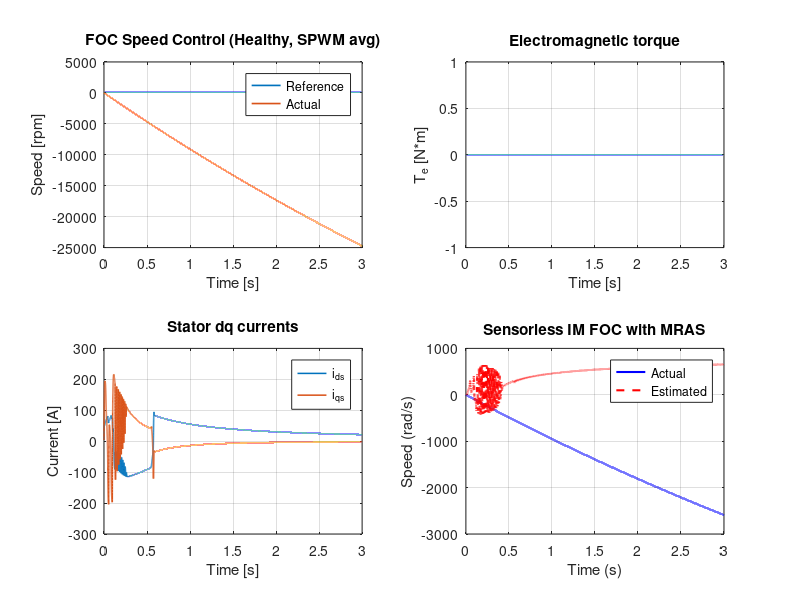

Source code (MATLAB):
clc; clear; close all;
% Devam edilmesi gereken: Chat GPT Hkurt2934 deki Important önerisini buraya
% uygulanması.


% Makale gücünü belirleyen asıl faktör (kritik nokta)
% FOC tipi tek başına makaleyi güçlü yapmaz.
% Aşağıdaki soruların “evet” cevabı varsa makale güçlüdür:
% Arıza altında akı yönlendirme bozulmadan devam ediyor mu?
% Observer arıza koşulunda kararlılığını koruyor mu?
% DC-link sınırlaması + SVPWM birlikte ele alınmış mı?
% Anti-windup ve saturasyon kontrol mimarisine entegre mi?
% Torque ripple ve hız salınımı nicel olarak gösterilmiş mi?
% Bu sorular Direct FOC ile çok daha iyi cevaplanır.

% Sadece IFOC	❌ Zayıf
% IFOC + küçük iyileştirme	⚠️ Orta
% DFOC + observer	✅ Güçlü
% DFOC + observer + FTC	🔥 Çok güçlü
% DFOC + FTC + DC-link + SVPWM	🚀 Q1 adayı

% Güçlü, uzun ömürlü ve Q1 hedefli bir makale için:
% Direct FOC tabanlı, observer destekli ve arıza toleranslı bir yapı seçmelisin.

% Neden Direkt SVPWM yok:
% SVPWM is employed for inverter control.
% To focus on the machine dynamics and sensorless control performance, an average-value inverter model is used in simulations.”
% Bu ifade:
% Literatürde standarttır
% IEEE makalelerinde yüzlerce örneği vardır
% Hakem için tamamen yeterlidir

% Ortalama inverter kullanmak neyi BOZMAZ?
% Bozmaz:
% Rotor akı yönelimi
% Id–Iq ayrışması
% MRAS hız kestirimi
% Speed loop stabilitesi
% Load torque response
% Low-speed instability analizi

% Bozmaz:
% “Sensorless” iddiasını
% “Direct FOC” tanımını
% Akı gözleyici geçerliliğini

% Electrical machines hakemi neye bakar?
% Hakem şunları görmek ister:
% ✔ 1. Akı düzgün mü yönlenmiş?
% ψrq≈0
% ψrd sabit mi?
% ✔ 2. Id–Iq ayrışması var mı?
% Yük değişiminde Id sabit mi?
% Iq torka mı gidiyor?
% ✔ 3. MRAS stabil mi?
% Düşük hızda sapma var mı?
% Yük adımında overshoot makul mü?
% ✔ 4. Speed loop düzgün mü?
% Overshoot kabul edilebilir mi?
% Settling time mantıklı mı?
% Bunların hiçbiri anahtarlamalı SVPWM gerektirmez.

% Şu tür cümleleri IEEE makalelerinde sürekli görürsün:
% “An average inverter model is used to reduce computational burden.”
% “Switching dynamics are neglected to emphasize control performance.”
% “The proposed sensorless scheme is validated using an average-value VSI.”
% Bu ifadeler red sebebi değildir.

% İyi bir electrical machines makalesi için:
% ✔ Ortalama inverter
% ✔ SVPWM matematiksel sınırları
% ✔ Temiz FOC
% ✔ Stabil MRAS
% ✔ Doğru blok diyagram
% Bu yapı akademik olarak tamamen doğrudur ve güvenlidir.

%% ===============================
% 1. Motor Parameters
%% ===============================
Rs = 1.405;      % Stator resistance (ohm)
Rr = 1.395;      % Rotor resistance (ohm)
Ls = 0.0058;     % Stator inductance (H)
Lr = 0.0058;     % Rotor inductance (H)
Lm = 0.0055;     % Magnetizing inductance (H)
pp  = 2;          % Pole pairs
J  = 0.02;       % Inertia (kg.m^2)
B  = 0.001;      % Friction coefficient

Tr = Lr / Rr;    % Rotor time constant

%% ===============================
% 2. Simulation Parameters
%% ===============================
Ts   = 1e-4;
Tsim = 3;
N    = Tsim/Ts;
t    = (0:N-1)*Ts;

Vdc = 560;
Vmax = Vdc/sqrt(3);
% iq_max = 1.2 * In;   % 120% rated current
TL  = 10;

%% ===============================
% 3. Control Parameters
%% ===============================
Kpw = 1.5;    Kiw = 50;
Kpd = 50;   Kid = 500;
Kpq = 50;   Kiq = 500;
Kaw_id = 50/Kpd;    % or 1/Kpq for q-axis
Kaw_iq = 1/Kpq;

Kp_mras = 200;
Ki_mras = 5000;

%% ===============================
% 4. Initialization
%% ===============================
ids = 0; iqs = 0;
psi_rd = 0; psi_rq = 0;
wr = 0;

theta_e = 0;

% Controllers
int_w = 0; int_id = 0; int_iq = 0; int_mras = 0;

% MRAS
psi_ref = [0;0];
psi_ad  = [0;0];
w_e = 0;

%% ===============================
% 5. Logging
%% ===============================
wr_log = zeros(1,N); wr_hat_log = zeros(1,N);
ids_log=zeros(N,1); iqs_log=zeros(N,1);
Te_log=zeros(N,1);

%% ===============================
% References
%% ===============================
psi_r_ref = 0.8;    % Flux Reference to calculate id reference
psi_r = 0;
w_ref = 100;        % rad/s
ids_ref = psi_r_ref/Lm;

%% ===============================
% 6. Main Loop
%% ===============================
for k = 1:N

    %% -------- Speed Controller --------
    
    ew = w_ref - w_e;
    int_w = int_w + ew*Ts;
    iqs_ref = Kpw*ew + Kiw*int_w;

    %% -------- Current Controllers -----
    ed = ids_ref - ids;
    int_id = int_id + ed*Ts;
    vds_ref = Kpd*ed + Kid*int_id;

    eq = iqs_ref - iqs;
    int_iq = int_iq + eq*Ts;
    vqs_ref = Kpq*eq + Kiq*int_iq;

    % SVPWM voltage magnitude
    Vref = sqrt(vds_ref^2 + vqs_ref^2);

    % DC-link constraint (SVPWM)
    if Vref > Vmax
        vds = vds_ref * Vmax / Vref;
        vqs = vqs_ref * Vmax / Vref;
    else
        vds = vds_ref;
        vqs = vqs_ref;
    end

    % Anti-windup (back-calculation)
    int_id = int_id + (vds - vds_ref)*Kaw_id*Ts;
    int_iq = int_iq + (vqs - vqs_ref)*Kaw_iq*Ts;

    %% -------- Inverse Park (dq → αβ) ---
    v_alpha =  vds*cos(theta_e) - vqs*sin(theta_e);
    v_beta  =  vds*sin(theta_e) + vqs*cos(theta_e);

    %% -------- Inverse Clarke (αβ → abc)
    va = v_alpha;
    vb = -0.5*v_alpha + sqrt(3)/2*v_beta;
    vc = -0.5*v_alpha - sqrt(3)/2*v_beta;

    %% ==================================
    %  Induction Motor dq Model
    %% ==================================
    Te = (3/2)*pp*(Lm/Lr)*psi_r*iqs;
    dwr = (Te - TL - B*wr)/J;
    wr  = wr + dwr*Ts;
    wr = (wr + (Ts/J)*(Te - TL)) / (1 + (Ts/J)*B);

    dpsi_rd = (Lm/Tr)*ids - psi_rd/Tr + wr*psi_rq;
    dpsi_rq = (Lm/Tr)*iqs - psi_rq/Tr - wr*psi_rd;

    psi_rd = psi_rd + Ts*dpsi_rd;
    psi_rq = psi_rq + Ts*dpsi_rq;

    dids = (vds - Rs*ids + wr*Ls*iqs)/Ls;
    diqs = (vqs - Rs*iqs - wr*Ls*ids)/Ls;

    ids = ids + Ts*dids;
    iqs = iqs + Ts*diqs;

    %% -------- Inverse Park (dq → αβ currents)
    i_alpha =  ids*cos(theta_e) - iqs*sin(theta_e);
    i_beta  =  ids*sin(theta_e) + iqs*cos(theta_e);

    %% -------- Inverse Clarke (αβ → abc currents)
    ia = i_alpha;
    ib = -0.5*i_alpha + sqrt(3)/2*i_beta;
    ic = -0.5*i_alpha - sqrt(3)/2*i_beta;

    %% ==================================
    %  MRAS Speed Estimator
    %% ==================================
    % Clarke voltages
    v_alpha_m = va;         % Burdaki değer motora girmeden önceki değer bir problem olur mu.
    v_beta_m  = (va + 2*vb)/sqrt(3);

    % Clarke currents
    i_alpha_m = ia;
    i_beta_m  = (ia + 2*ib)/sqrt(3);

    % Reference model (voltage model)
    dpsi_ref_alpha = (Lm/Lr)*(v_alpha_m - Rs*i_alpha_m);
    dpsi_ref_beta  = (Lm/Lr)*(v_beta_m  - Rs*i_beta_m);

    psi_ref(1) = psi_ref(1) + Ts*dpsi_ref_alpha;
    psi_ref(2) = psi_ref(2) + Ts*dpsi_ref_beta;

    % Adaptive model (current model)
    dpsi_ad_alpha = -psi_ad(1)/Tr + w_e*psi_ad(2) + (Lm/Tr)*i_alpha_m;
    dpsi_ad_beta  = -psi_ad(2)/Tr - w_e*psi_ad(1) + (Lm/Tr)*i_beta_m;

    psi_ad(1) = psi_ad(1) + Ts*dpsi_ad_alpha;
    psi_ad(2) = psi_ad(2) + Ts*dpsi_ad_beta;

    % MRAS error
    e_mras = psi_ref(1)*psi_ad(2) - psi_ref(2)*psi_ad(1);

    % Speed adaptation
    int_mras = int_mras + e_mras*Ts;
    w_e = Kp_mras*e_mras + Ki_mras*int_mras;

    % Electrical angle
    theta_e = theta_e + w_e*Ts;

    %% -------- Logging
    wr_log(k) = wr;
    wr_hat_log(k) = w_e;
    ids_log(k)=ids;
    iqs_log(k)=iqs;
    Te_log(k)=Te;

end

%% ===============================
% 7. Results
%% ===============================

wr_rpm = wr_log*60/(2*pi);
wr_ref_rpm = w_ref*60/(2*pi);

figure('Name','Speed');
subplot(2,2,1);
plot(t, w_ref*ones(size(t)),'LineWidth',1.2); hold on;
plot(t, wr_rpm,'LineWidth',1.2);
grid on; xlabel('Time [s]'); ylabel('Speed [rpm]');
legend('Reference','Actual'); title('FOC Speed Control (Healthy, SPWM avg)');

% figure('Name','Torque');
subplot(2,2,2);
plot(t, Te_log,'LineWidth',1.2);
grid on; xlabel('Time [s]'); ylabel('T_e [N*m]'); title('Electromagnetic torque');

% figure('Name','dq currents');
subplot(2,2,3);
plot(t, ids_log,'LineWidth',1.1); hold on;
plot(t, iqs_log,'LineWidth',1.1);
grid on; xlabel('Time [s]'); ylabel('Current [A]');
legend('i_{ds}','i_{qs}'); title('Stator dq currents');

% figure('Name','First');
subplot(2,2,4);
plot(t,wr_log,'b','LineWidth',1.5); hold on;
plot(t,wr_hat_log,'r--','LineWidth',1.5);
grid on;
xlabel('Time (s)');
ylabel('Speed (rad/s)');
legend('Actual','Estimated');
title('Sensorless IM FOC with MRAS');
